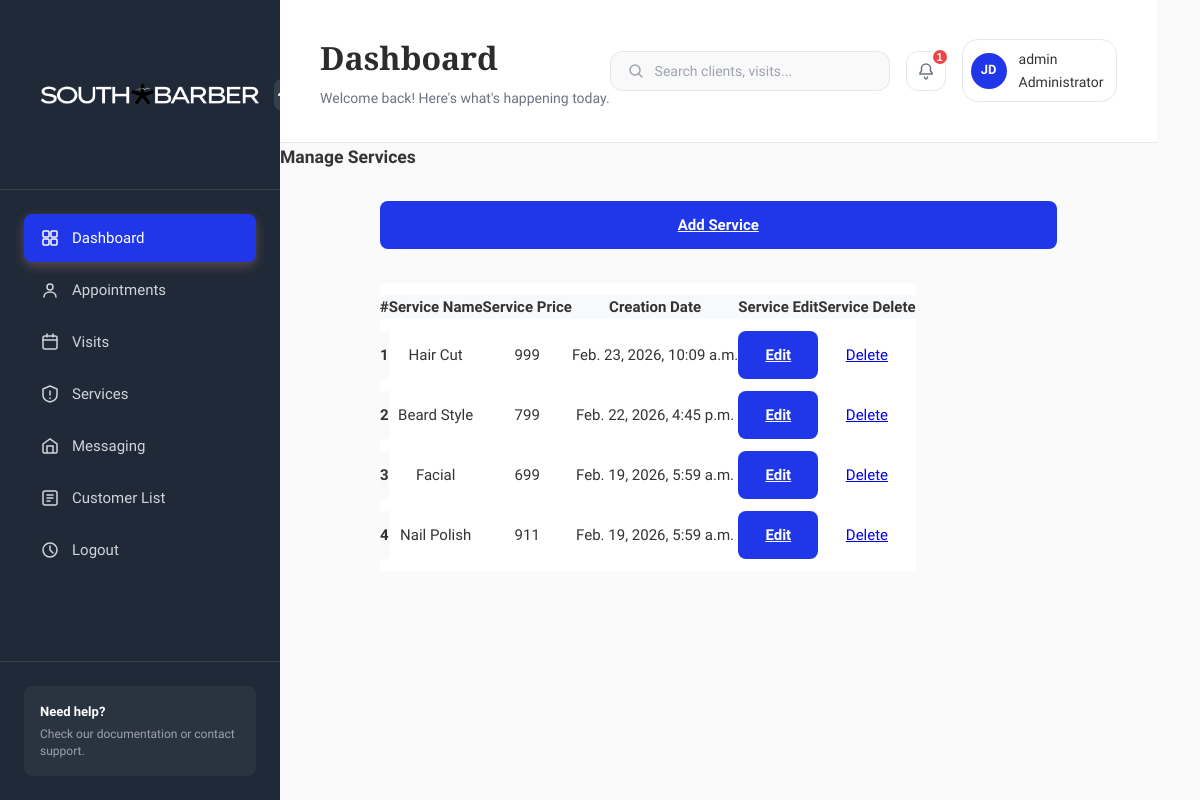
The app's page /adminsection/manageservices/ (signed in), older data.
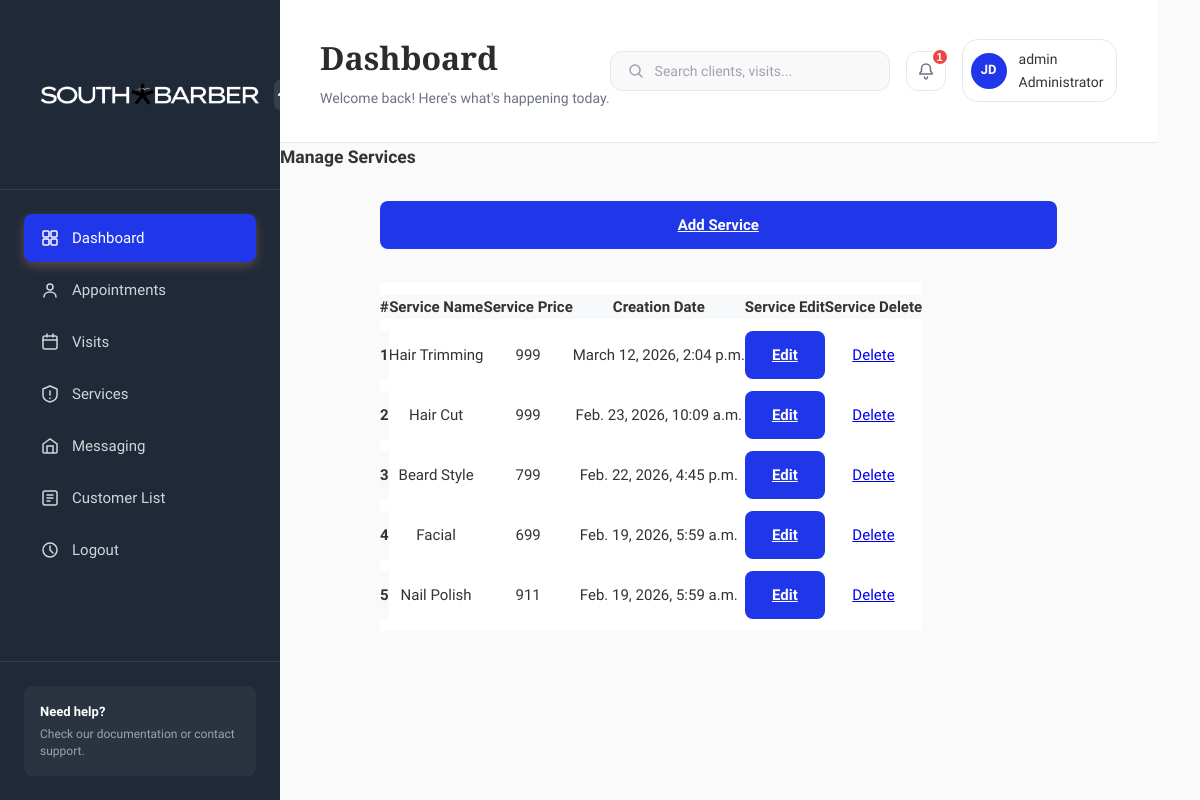
The same page, newer data.
### adminsection/models.py (models this page shows, shortened)
class Service(models.Model):
    ServiceName = models.CharField(max_length=25)
    Cost = models.PositiveIntegerField()
    TimeStamp = models.DateTimeField(auto_now_add=True)

### adminsection/views.py (the view)
# urls.py: path('manageservices/', views.manageservices, name='manageservices'),
@staff_member_required
def manageservices(request):
    Services = Service.objects.order_by('-TimeStamp')
    context = {
        'Services': Services
    }
    return render(request, 'adminsection/manage-services.html', context)

### templates/adminsection/manage-services.html (shortened to what this page needs)
{% extends 'adminsection/base.html' %}
{% load static %}
{% block content %}
<div id="page-wrapper">
	<div class="main-page">
		<div class="tables">
			<h3 class="title1">Manage Services</h3>
			<div class="table-container">
    			<div class="table-responsive">
                <div style="margin-bottom: 10px;">
                <a href="{% url 'addservices' %}" class="btn btn-primary">
                     Add Service
                </a>
                </div>
				<table class="table table-bordered">
					<thead>
						<tr>
							<th>#</th>
							<th>Service Name</th>
							<th>Service Price</th>
							<br>
							<th>Creation Date</th>
							<th>Service Edit</th>
                            <th>Service Delete</th>
						</tr>
					</thead>
					<tbody>
						{% for service in Services %}
						<tr>
							<th scope="row">{{ forloop.counter }}</th>
							<td>{{ service.ServiceName}}</td>
							<td>{{ service.Cost}}</td>
							<td>{{ service.TimeStamp}}</td>
							<td>
							<a href="{% url 'updateservice' service.id %}" class="btn btn-primary btn-sm">
								Edit
							</a>
							</td>
							<td>
							<a href="{% url 'delete_service' service.id %}"
							class="btn btn-danger btn-sm"
							onclick="return confirm('Are you sure you want to delete this Service?');">
								Delete
							</a>
							</td>
						</tr>
						{% endfor %}
					</tbody>
				</table>
			</div>
		</div>
	</div>
</div>
</div>
{% endblock %}

Row changes from the older to the newer data that the page shows:
added Service: ServiceName "Hair Trimming", Cost "999", TimeStamp "March 12, 2026, 2:04 p.m."
